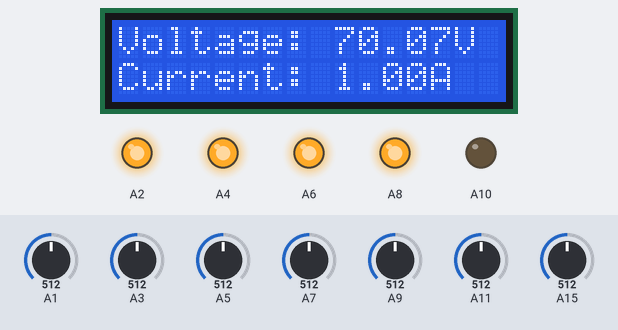
The sketch below on a simulated Arduino Mega 2560, built with avr-gcc and run on an emulated ATmega2560. Shown: 16×2 character LCD, output pins drawn as LEDs (lit = HIGH). The test bench sets the inputs (shaded band); at power-on: A9 = 512, A7 = 512, A1 = 512, A15 = 512, A3 = 512, A5 = 512, A11 = 512.

Above: at 1.2 s.
1.3 s: A9 set to 505
At 2.4 s:
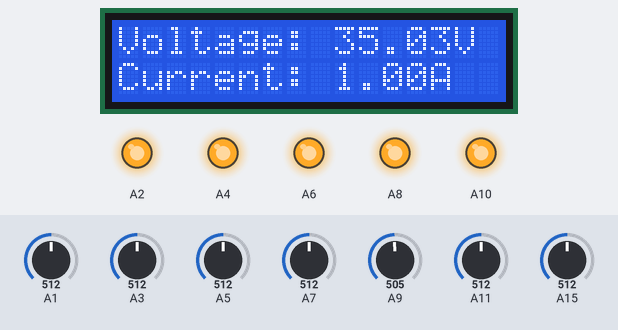
2.8 s: A7 set to 666
4.3 s: A7 set to 699
At 5.6 s:
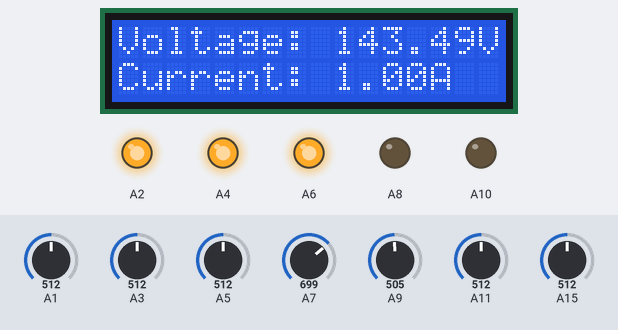
7.3 s: A1 set to 831
8.8 s: A1 set to 857
At 10.0 s:
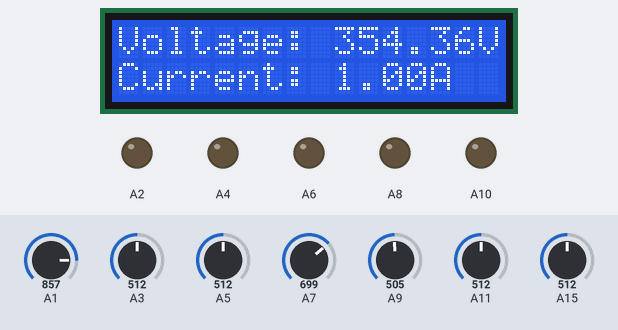
10.3 s: A15 set to 340
At 11.3 s:
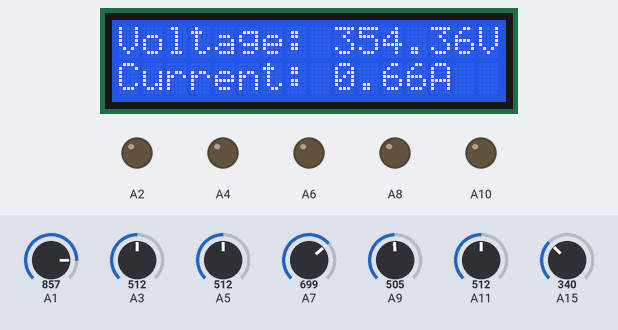
Timing chart, 0 to 12.8 s (numbered marks = the images above; inputs shaded):
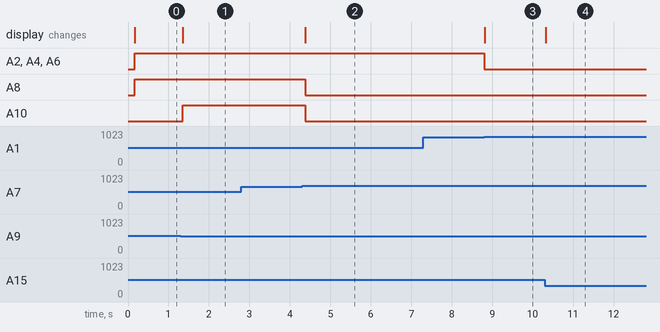

The sketch:

zad3.ino
```cpp
#include <LiquidCrystal.h>

const int rs = 22, en = 12, d4 = 4, d5 = 3, d6 = 2, d7 = 1;
LiquidCrystal lcd(rs, en, d4, d5, d6, d7);


void setup() {
  lcd.begin(16, 2);  // Inicjalizacja LCD z 16 kolumnami i 2 wierszami
	pinMode(A1, INPUT);
	pinMode(A3, INPUT);
	pinMode(A5, INPUT);
	pinMode(A7, INPUT);
	pinMode(A9, INPUT);
	pinMode(A11, INPUT);
	pinMode(A2, OUTPUT);
	pinMode(A4, OUTPUT);
	pinMode(A6, OUTPUT);
	pinMode(A8, OUTPUT);
	pinMode(A10, OUTPUT);
	pinMode(A15, INPUT);
}

void loop() {
// zakres 0-423V
	delay(100);
	int voltReader = analogRead(A1);
	float voltage = (voltReader / 1023.0) * 423;
	// zakres 0-350, czyli co 70V
	if (voltage < 350.0){
		digitalWrite(A2, HIGH);
		voltReader = analogRead(A3);
		voltage = (voltReader / 1023.0) * 350;
	} else {
		digitalWrite(A2, LOW);
	}
	// zakres 0-280V
	if (voltage < 280.0) {
		digitalWrite(A4, HIGH);
		voltReader = analogRead(A5);
		voltage = (voltReader / 1023.0) * 280;
	} else {
		digitalWrite(A4, LOW);
	}
	// zakres 0-210V
	if (voltage < 210.0) {
		digitalWrite(A6, HIGH);
		voltReader = analogRead(A7);
		voltage = (voltReader / 1023.0) * 210;
	} else {
		digitalWrite(A6, LOW);
	}
	// zakres 0-140V
	if (voltage < 140.0) {
		digitalWrite(A8, HIGH);
		voltReader = analogRead(A9);
		voltage = (voltReader / 1023.0) * 140;
	} else {
		digitalWrite(A8, LOW);
	}
	//zakres 0-70V
	if (voltage < 70.0) {
		digitalWrite(A10, HIGH);
		voltReader = analogRead(A11);
		voltage = (voltReader / 1023.0) * 70;
	} else {
		digitalWrite(A10, LOW);
	}


	float current = 0.0;
	float voltReader2 = analogRead(A15);
	float voltage2 = (voltReader2 / 1023.0) * 423;
	current = voltage2 / 211.5;

	displayVoltage(voltage, current);

}

void displayVoltage(float voltage, float current) {
  lcd.clear();
  lcd.setCursor(0, 0);
  lcd.print("Voltage: ");
  lcd.print(voltage);
  lcd.print("V");
  lcd.setCursor(0, 1);
  lcd.print("Current: ");
  lcd.print(current);
  lcd.print("A");
}
```

Measured:
- the behaviour switches between 512 and 511 on A9 (found by bisection; images 0 and 1)
- the behaviour switches between 681 and 682 on A7 (found by bisection; images 1 and 2)
- the behaviour switches between 846 and 847 on A1 (found by bisection; images 2 and 3)
- after the input at 1.3 s, A10: LOW → HIGH after 0.05 s; the display: changes after 0.06 s (image 1)
- after the input at 2.8 s, every drawn part: stays the same
- after the input at 4.3 s, A8, A10: HIGH → LOW after 0.08 s; the display: changes after 0.08 s (image 2)
- after the input at 7.3 s, every drawn part: stays the same
- after the input at 8.8 s, A2, A4, A6: HIGH → LOW at once; the display: changes at once (image 3)
- after the input at 10.3 s, the display: changes at once (image 4)
